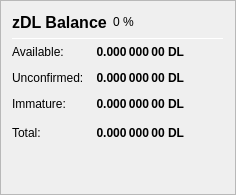
                   <widget class="QFrame" name="frame_ZerocoinBalances">
                    <property name="frameShape">
                     <enum>QFrame::StyledPanel</enum>
                    </property>
                    <property name="frameShadow">
                     <enum>QFrame::Raised</enum>
                    </property>
                    <layout class="QVBoxLayout" name="verticalLayout_7">
                     <item>
                      <layout class="QHBoxLayout" name="horizontalLayout_8" stretch="0">
                       <item>
                        <widget class="QLabel" name="label_5z_3">
                         <property name="minimumSize">
                          <size>
                           <width>0</width>
                           <height>20</height>
                          </size>
                         </property>
                         <property name="font">
                          <font>
                           <pointsize>12</pointsize>
                           <weight>75</weight>
                           <bold>true</bold>
                          </font>
                         </property>
                         <property name="text">
                          <string>zDL Balance</string>
                         </property>
                        </widget>
                       </item>
                       <item>
                        <widget class="QLabel" name="labelzDLPercent">
                         <property name="text">
                          <string notr="true">0 %</string>
                         </property>
                        </widget>
                       </item>
                       <item>
                        <spacer name="horizontalSpacer_11">
                         <property name="orientation">
                          <enum>Qt::Horizontal</enum>
                         </property>
                         <property name="sizeHint" stdset="0">
                          <size>
                           <width>40</width>
                           <height>20</height>
                          </size>
                         </property>
                        </spacer>
                       </item>
                      </layout>
                     </item>
                     <item>
                      <widget class="Line" name="line_ZerocoinBalance">
                       <property name="minimumSize">
                        <size>
                         <width>0</width>
                         <height>1</height>
                        </size>
                       </property>
                       <property name="maximumSize">
                        <size>
                         <width>16777215</width>
                         <height>1</height>
                        </size>
                       </property>
                       <property name="orientation">
                        <enum>Qt::Horizontal</enum>
                       </property>
                      </widget>
                     </item>
                     <item>
                      <layout class="QGridLayout" name="gridLayout_5">
                       <property name="spacing">
                        <number>12</number>
                       </property>
                       <item row="1" column="0">
                        <widget class="QLabel" name="labelzBalanceMatureText">
                         <property name="toolTip">
                          <string>Mature: more than 20 confirmation and more than 3 mints of the same denomination after it was minted.
These zDL are spendable.</string>
                         </property>
                         <property name="text">
                          <string>Available:</string>
                         </property>
                        </widget>
                       </item>
                       <item row="1" column="1">
                        <widget class="QLabel" name="labelzBalanceMature">
                         <property name="font">
                          <font>
                           <weight>75</weight>
                           <bold>true</bold>
                          </font>
                         </property>
                         <property name="toolTip">
                          <string>Mature: more than 20 confirmation and more than 3 mints of the same denomination after it was minted.
These zDL are spendable.</string>
                         </property>
                         <property name="text">
                          <string notr="true">0.000 000 00 DL</string>
                         </property>
                         <property name="alignment">
                          <set>Qt::AlignRight|Qt::AlignTrailing|Qt::AlignVCenter</set>
                         </property>
                        </widget>
                       </item>
                       <item row="2" column="0">
                        <widget class="QLabel" name="labelzBalanceUnconfirmedText">
                         <property name="toolTip">
                          <string>Unconfirmed: less than 20 confirmations
Immature: confirmed, but less than 3 mints of the same denomination after it was minted</string>
                         </property>
                         <property name="text">
                          <string>Unconfirmed:</string>
                         </property>
                        </widget>
                       </item>
                       <item row="2" column="1">
                        <widget class="QLabel" name="labelzBalanceUnconfirmed">
                         <property name="font">
                          <font>
                           <weight>75</weight>
                           <bold>true</bold>
                          </font>
                         </property>
                         <property name="toolTip">
                          <string>Unconfirmed: less than 20 confirmations
Immature: confirmed, but less than 3 mints of the same denomination after it was minted</string>
                         </property>
                         <property name="text">
                          <string notr="true">0.000 000 00 DL</string>
                         </property>
                         <property name="alignment">
                          <set>Qt::AlignRight|Qt::AlignTrailing|Qt::AlignVCenter</set>
                         </property>
                        </widget>
                       </item>
                       <item row="3" column="0">
                        <widget class="QLabel" name="labelzBalanceImmatureText">
                         <property name="toolTip">
                          <string>Unconfirmed: less than 20 confirmations
Immature: confirmed, but less than 3 mints of the same denomination after it was minted</string>
                         </property>
                         <property name="text">
                          <string>Immature:</string>
                         </property>
                        </widget>
                       </item>
                       <item row="3" column="1">
                        <widget class="QLabel" name="labelzBalanceImmature">
                         <property name="font">
                          <font>
                           <weight>75</weight>
                           <bold>true</bold>
                          </font>
                         </property>
                         <property name="toolTip">
                          <string>Unconfirmed: less than 20 confirmations
Immature: confirmed, but less than 3 mints of the same denomination after it was minted</string>
                         </property>
                         <property name="text">
                          <string notr="true">0.000 000 00 DL</string>
                         </property>
                         <property name="alignment">
                          <set>Qt::AlignRight|Qt::AlignTrailing|Qt::AlignVCenter</set>
                         </property>
                        </widget>
                       </item>
                       <item row="4" column="0">
                        <widget class="QLabel" name="labelzBalanceText">
                         <property name="toolTip">
                          <string>Your current zDL balance, unconfirmed and immature zDL included.</string>
                         </property>
                         <property name="text">
                          <string>Total:</string>
                         </property>
                        </widget>
                       </item>
                       <item row="4" column="1">
                        <widget class="QLabel" name="labelzBalance">
                         <property name="font">
                          <font>
                           <weight>75</weight>
                           <bold>true</bold>
                          </font>
                         </property>
                         <property name="cursor">
                          <cursorShape>IBeamCursor</cursorShape>
                         </property>
                         <property name="toolTip">
                          <string>Your current zDL balance, unconfirmed and immature zDL included.</string>
                         </property>
                         <property name="text">
                          <string notr="true">0.000 000 00 DL</string>
                         </property>
                         <property name="alignment">
                          <set>Qt::AlignRight|Qt::AlignTrailing|Qt::AlignVCenter</set>
                         </property>
                         <property name="textInteractionFlags">
                          <set>Qt::LinksAccessibleByMouse|Qt::TextSelectableByKeyboard|Qt::TextSelectableByMouse</set>
                         </property>
                        </widget>
                       </item>
                       <item row="4" column="2">
                        <spacer name="horizontalSpacer_4">
                         <property name="orientation">
                          <enum>Qt::Horizontal</enum>
                         </property>
                         <property name="sizeHint" stdset="0">
                          <size>
                           <width>40</width>
                           <height>20</height>
                          </size>
                         </property>
                        </spacer>
                       </item>
                      </layout>
                     </item>
                     <item>
                      <spacer name="verticalSpacer_4">
                       <property name="orientation">
                        <enum>Qt::Vertical</enum>
                       </property>
                       <property name="sizeHint" stdset="0">
                        <size>
                         <width>20</width>
                         <height>40</height>
                        </size>
                       </property>
                      </spacer>
                     </item>
                    </layout>
                   </widget>
